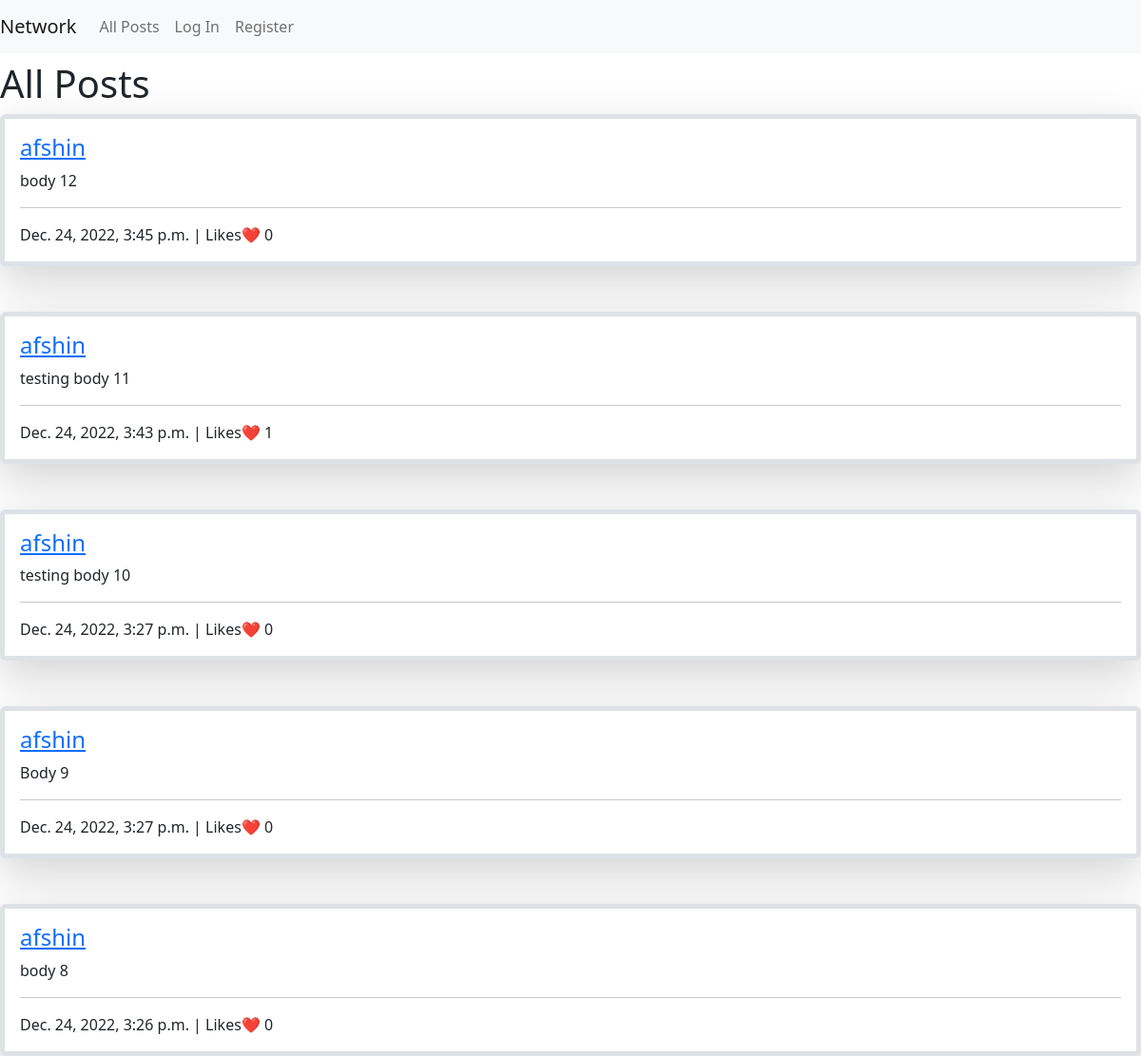
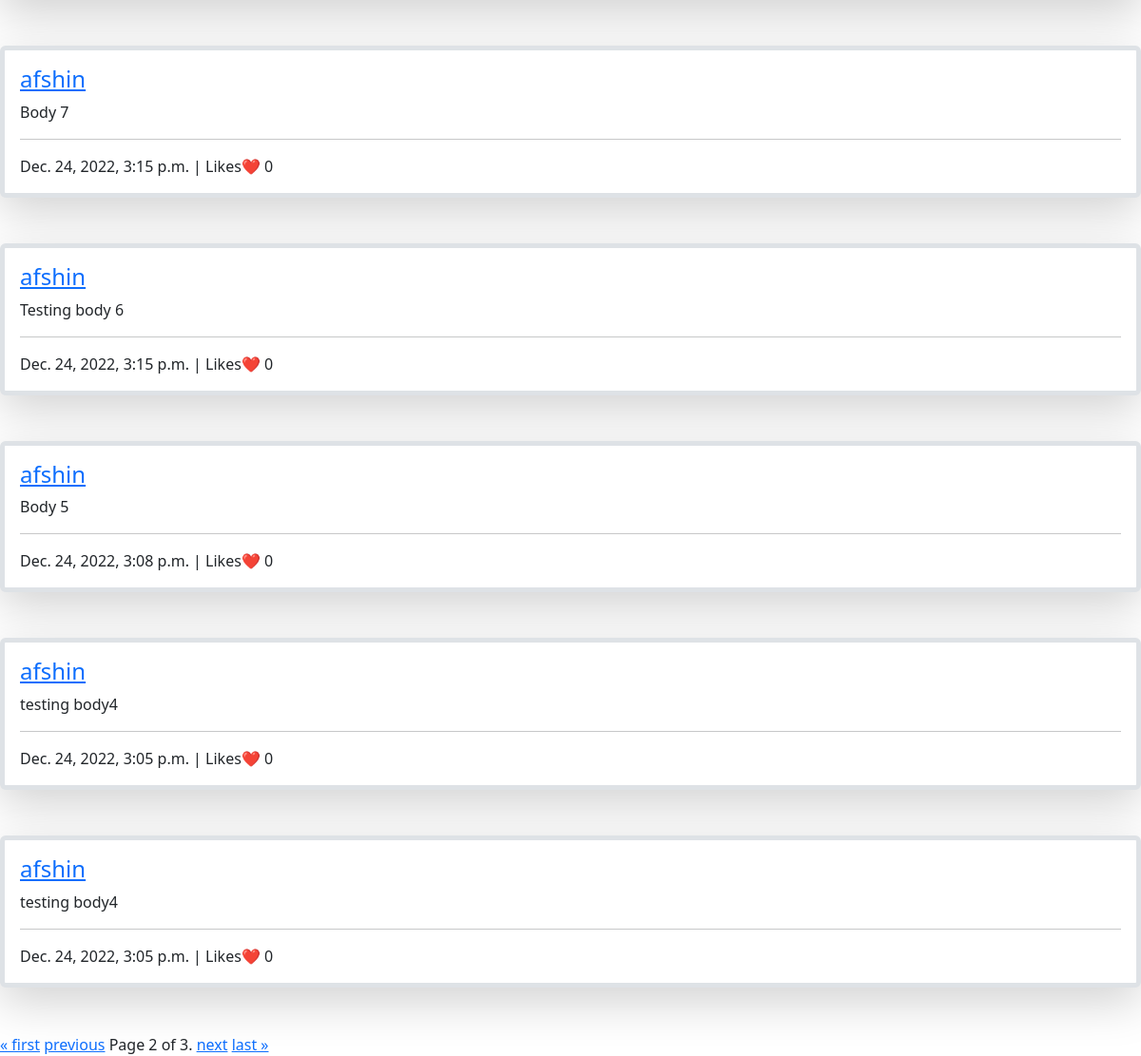
/?profile=None&page=2, run on the app's committed database (2 pictures, top to bottom).
### network/models.py (models this page shows, shortened)
class Post(models.Model):
    user = models.ForeignKey("User", on_delete=models.CASCADE, related_name="posts")
    body = models.TextField(blank=True)
    timestamp = models.DateTimeField(auto_now_add=True)
    def countlikes(self):
        likes = Like.objects.filter(post=self)
        count = len(likes)
        return count

class User(AbstractUser):
    def follower_list(self):
        return [follower.follower.id for follower in self.follower.all()] #user_id of the followers will be listed

### network/views.py (the view, shortened to what this page needs)
# urls.py: path("", views.index, name="index"),
def index(request):
    posts = Post.objects.all()
    posts = posts.order_by("-timestamp").all()
    users = User.objects.all()
    users_ids = [user.id for user in users]
    page_number = request.GET.get('page')
    profile = request.GET.get('profile')
    profile_view = False
    network_view = False
    newPost_view = False
    posts_view = False
    user_profile = None
    try:
        int(profile)
        if int(profile) in users_ids:
            user_profile = users.get(id=int(profile))
            posts = posts.filter(user=user_profile)
            header1 = f"{user_profile}'s profile"
            profile_view = True
            if user_profile == request.user:
                newPost_view = True
            posts_view = True
        else:
            header1 = 'all posts'
            newPost_view = True
            posts_view = True
    except:
        if profile == 'myprofile':
            posts = posts.filter(user=request.user)
            header1 = f"{request.user}'s profile"
            profile = request.user.id
            user_profile = request.user
            profile_view = True
            newPost_view = True
            posts_view = True
        elif profile == 'network':
            header1 = 'Network'
            network_view = True
        else:
            header1 = 'all posts'
            newPost_view = True
            posts_view = True
    paginator = Paginator(posts, 10) # Show 10 posts per page.
    page_obj = paginator.get_page(page_number)
    context = {
        'page_obj':page_obj,
        'header1':header1,
        'profile':profile,
        'users':users,
        'profile_view':profile_view,
        'user_profile':user_profile,
        'network_view':network_view,
        'newPost_view': newPost_view,
        'posts_view': posts_view
    }
    return render(request, "network/index.html", context)

### network/templates/network/index.html (shortened to what this page needs)
{% extends "network/layout.html" %}
{% load static %}
{% block body %}
<h1>{{ header1|title }}</h1>
{% if posts_view %}
    <div id='allposts-view' data-activeuserid={{ request.user.id }}>
        {% for post in page_obj %}
            <div data-activeuserid={{ request.user.id }} data-user_id={{ post.user.id }} data-post_id={{ post.id }} class="post border rounded border-5 shadow-lg p-3 mb-5 bg-body">
                <h4><a href='?profile={{ post.user.id }}'>{{ post.user }}</a></h4>
                <text class="currentPostBody">{{ post.body }}</text>
                <hr>
                <time>{{ post.timestamp }}</time>
                | Likes❤️
                <text class="likescount">{{ post.countlikes }}</text>
            </div>
        {% empty %}
        There are no posts available!
        {% endfor %}
    </div>
    <div class="pagination">
        <span class="step-links">
            {% if page_obj.has_previous %}
                <a href="?profile={{ profile }}&page=1">&laquo; first</a>
                <a href="?profile={{ profile }}&page={{ page_obj.previous_page_number }}">previous</a>
            {% endif %}
            <span class="current">
                Page {{ page_obj.number }} of {{ page_obj.paginator.num_pages }}.
            </span>
            {% if page_obj.has_next %}
                <a href="?profile={{ profile }}&page={{ page_obj.next_page_number }}">next</a>
                <a href="?profile={{ profile }}&page={{ page_obj.paginator.num_pages }}">last &raquo;</a>
            {% endif %}
        </span>
    </div>
{% endif %}
{% endblock %}

### data on the page
Post: user "afshin", body "body 12", timestamp "Dec. 24, 2022, 3:45 p.m.", countlikes "0"
Post: user "afshin", body "testing body 11", timestamp "Dec. 24, 2022, 3:43 p.m.", countlikes "1"
Post: user "afshin", body "testing body 10", timestamp "Dec. 24, 2022, 3:27 p.m.", countlikes "0"
Post: user "afshin", body "Body 9", timestamp "Dec. 24, 2022, 3:27 p.m.", countlikes "0"
Post: user "afshin", body "body 8", timestamp "Dec. 24, 2022, 3:26 p.m.", countlikes "0"
Post: user "afshin", body "Body 7", timestamp "Dec. 24, 2022, 3:15 p.m.", countlikes "0"
Post: user "afshin", body "Testing body 6", timestamp "Dec. 24, 2022, 3:15 p.m.", countlikes "0"
Post: user "afshin", body "Body 5", timestamp "Dec. 24, 2022, 3:08 p.m.", countlikes "0"
Post: user "afshin", body "testing body4", timestamp "Dec. 24, 2022, 3:05 p.m.", countlikes "0"
Post: user "afshin", body "testing body4", timestamp "Dec. 24, 2022, 3:05 p.m.", countlikes "0"

### other printed values
{{ header1|title }} "All Posts"
{{ page_obj.number }} "2"
{{ page_obj.paginator.num_pages }} "3"
